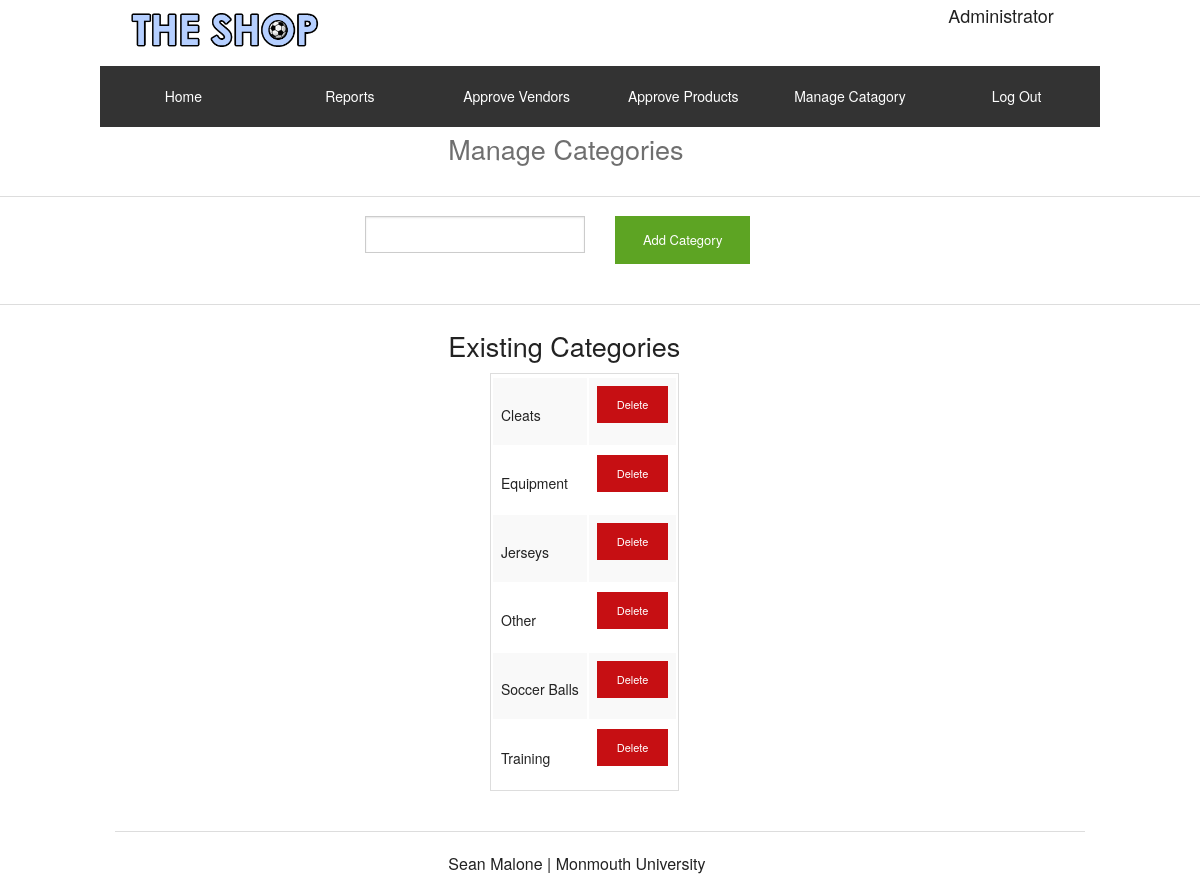
The page /a_manage_category.php (signed in) on the database its author committed.
### tables this page shows
CREATE TABLE IF NOT EXISTS `categories` (
  `category` varchar(20) NOT NULL
);

### a_manage_category.php (the view, shortened to what this page needs)
<html>
<head>
  <link rel="stylesheet" href="css/foundation.css" />
</head>
<body>
	<div>
	</div>
	<div class="row">
    <div class="large-4 large-centered columns">
      <h3 class="subheader">Manage Categories</h3>
    </div>
  </div>
  <hr>
  <div class="row">
    <form action="", method = "POST">
      <div class="large-6 columns right">
        <input class="button small success" type="submit" name = "btnNewCat" value="Add Category" />
      </div>
      <div class="large-3 columns right">
      <?php echo '<input type="text" name="new_category" maxlength="20">'; ?>
      </div>
    </form>
  </div>
  <hr>
  <div class="row">
    <div class="large-4 large-centered large columns">
      <h3>Existing Categories</h3>
    </div>
    <div class="large-3 large-centered columns">
      <?php
        include("includes/dbcon.php");
        $q = "SELECT * FROM categories";
        $r = mysqli_query($dbc, $q);
        echo "<table><tr>";
        while($row = mysqli_fetch_array($r)) {
          echo "</tr>\n";
          echo '<tr>';
          echo '<td>'.($row['category']).'</td>';
          echo '<td><a href="a_remove_category.php?id='.$row['category'].'" class="button tiny alert" >Delete</td>';
          echo '</tr>';
        }
        echo '</table>';
      ?>
    </div>
	</div>
</body>
</html>

### rows shown on the page
categories: category "Cleats"
categories: category "Equipment"
categories: category "Jerseys"
categories: category "Other"
categories: category "Soccer Balls"
categories: category "Training"
